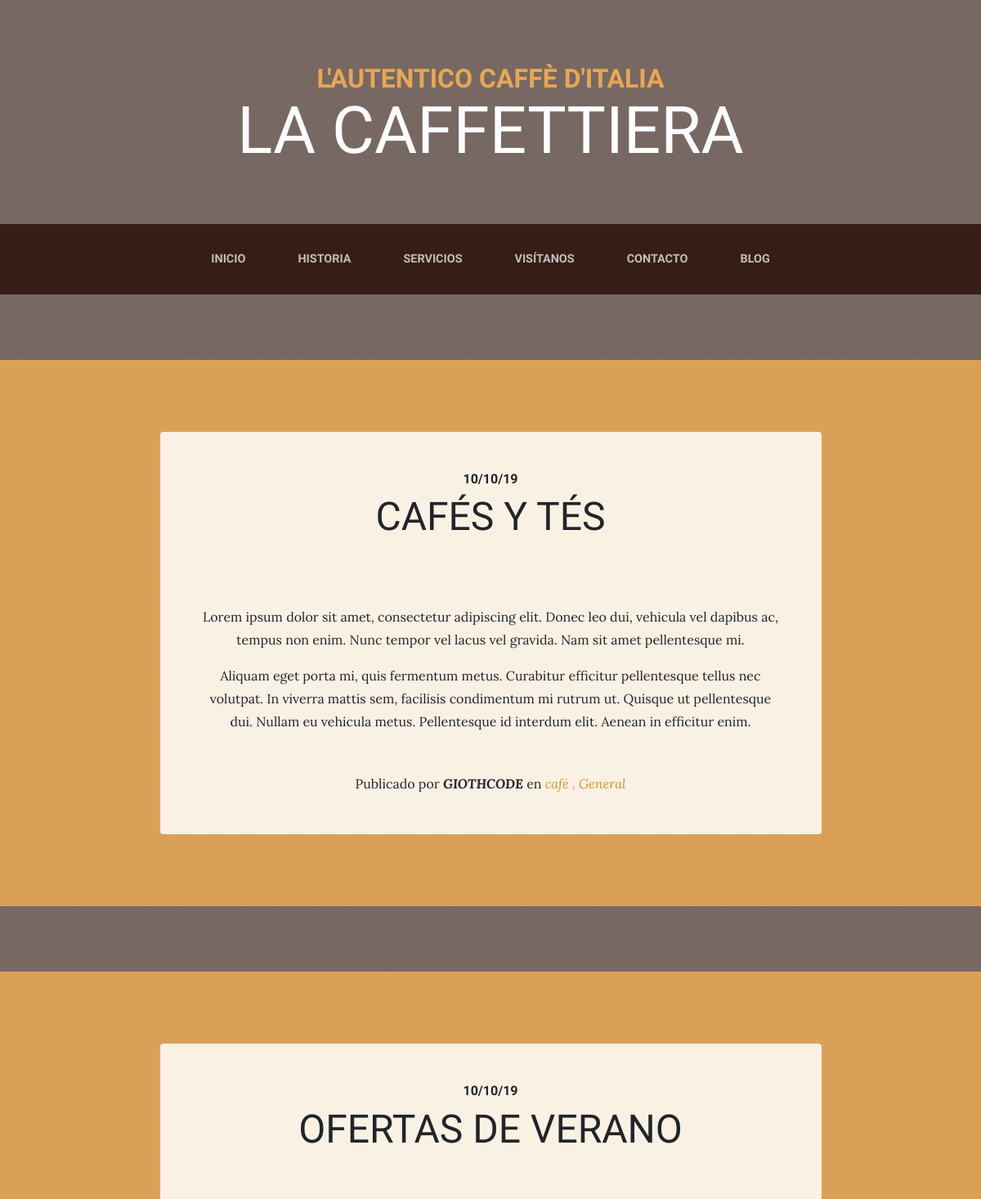
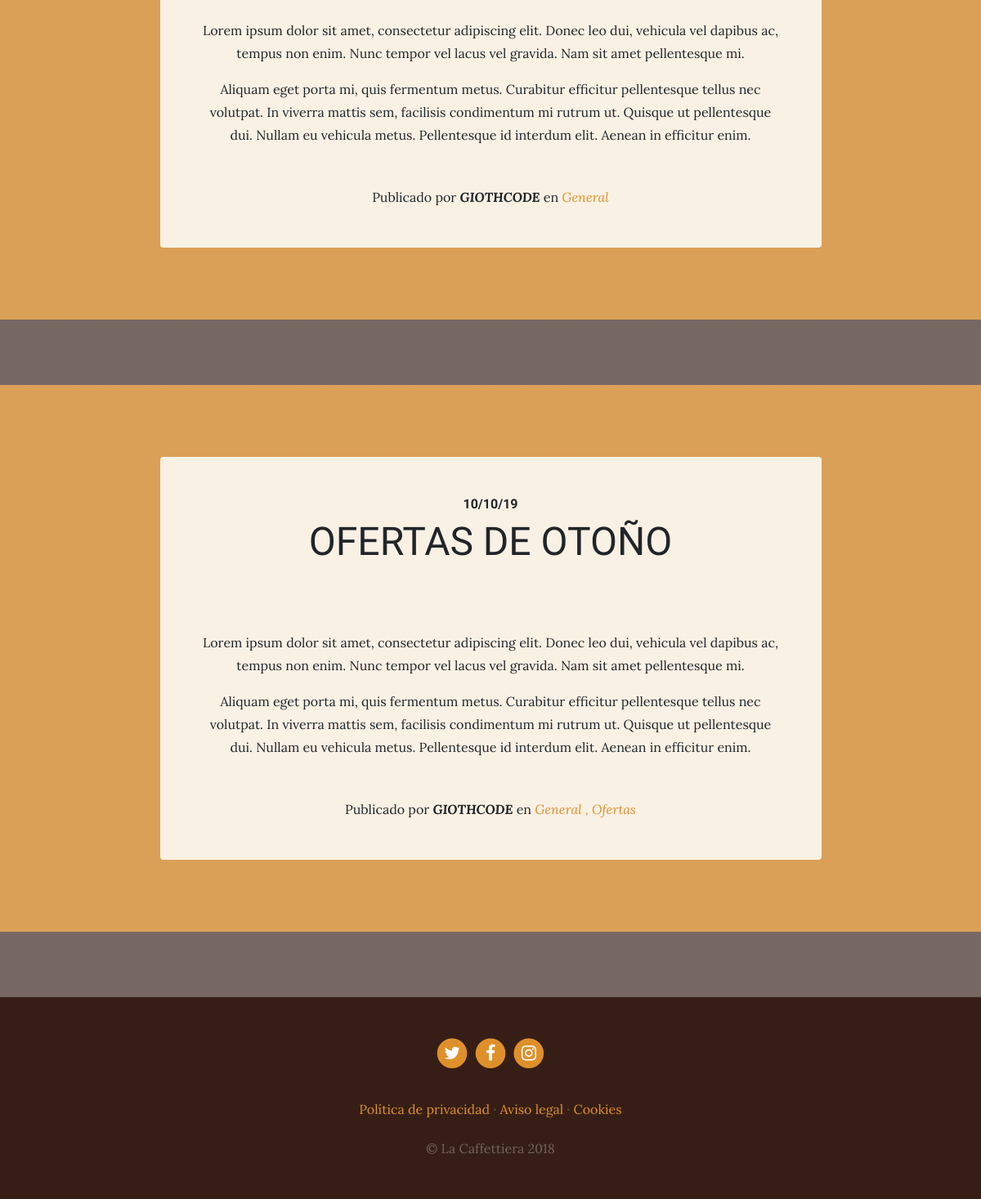
Screenshot of /blog/category/2 with the database file from the repository (2 pictures, top to bottom).
### blog/models.py (models this page shows, shortened)
class Post(models.Model):
    title=models.CharField(max_length=200,verbose_name="Título")
    content=models.TextField(verbose_name="Contenido")
    published=models.DateTimeField(verbose_name="Fecha de publicación",default=timezone.now)
    image=models.ImageField(verbose_name="Imagen",upload_to="blogs",null=True,blank=True)
    author=models.ForeignKey(User,verbose_name="Autor",on_delete = models.CASCADE)
    categories=models.ManyToManyField(Category,verbose_name="Categoria")
    created=models.DateTimeField(auto_now_add=True,verbose_name="Fecha de cración")
    updated=models.DateTimeField(auto_now=True,verbose_name="Fecha de actualización")
    class Meta:
        verbose_name="entrada"
        verbose_name_plural="entradas"
        ordering=['-created']

class Category(models.Model):
    name=models.CharField(max_length=200,verbose_name="Nombre")
    created=models.DateTimeField(auto_now_add=True,verbose_name="Fecha de cración")
    updated=models.DateTimeField(auto_now=True,verbose_name="Fecha de actualización")
    class Meta:
        verbose_name="categoria"
        verbose_name_plural="categorias"
        ordering=['-created']

### blog/views.py (the view)
# urls.py: path('category/<int:category_id>', views.category,name="category"),
def category(request,category_id):
    category=get_object_or_404(Category,id=category_id)
    blogs=Post.objects.filter(categories=category)
    return render(request,'blog/category.html',{'category':category,'blogs':blogs})

### blog/templates/blog/category.html (shortened to what this page needs)
{% extends 'core_app/base.html' %}
{% block content %}
{% load static %}
{% for blog in blogs %}
<section class="page-section cta">
  <div class="container">
    <div class="row">
      <div class="col-xl-9 mx-auto">
        <div class="cta-innerv text-center rounded">
          <h2 class="section-heading mb-5">
            <span class="section-heading-upper">{{blog.published|date:"d/m/y"}}</span>
            <span class="section-heading-lower">{{blog.title}}</span>
          </h2>
          <p class="mb-0 mbt">
            {{blog.content|linebreaks}}
          </p>
          <p class="mb-0 mbt">
            <span class="section-heading-under">Publicado por <em><b>{{blog.author|upper}}</b></em> en
            <em>
            {% for category in blog.categories.all %}
            <a href={% url 'category' category.id %} class="link">{{category.name}} {% if not forloop.last %},{% endif %}</a>
            {% endfor %}
            </em></span>
          </p>
        </div>
      </div>
    </div>
  </div>
</section>
{% endfor %}
{% endblock %}

### core_app/static/core_app/css/business-casual.css (style rules this page uses)
body { font-family: 'Lora'; background: linear-gradient(rgba(47, 23, 15, 0.65), rgba(47, 23, 15, 0.65)), url("../img/bg.jpg"); background-attachment: fixed; background-position: center; background-size: cover; }
h1, h2, h3, h4, h5, h6 { font-family: 'Raleway'; }
p { line-height: 1.75; }
.page-section { margin-top: 5rem; margin-bottom: 5rem; }
.section-heading { text-transform: uppercase; }
.section-heading .section-heading-upper { display: block; font-size: 1rem; font-weight: 800; padding-bottom:.5rem; }
.section-heading .section-heading-lower { display: block; font-size: 3rem; font-weight: 100; }
.cta { padding-top: 5rem; padding-bottom: 5rem; background-color: rgba(230, 167, 86, 0.9); }
.cta .cta-innerv { position: relative; padding: 3rem; margin: 0.5rem; background-color: rgba(255, 255, 255, 0.85); }
.mbt { padding-top: 2rem; }
a.link { color: #df902a; }

### rows the page displays
Post: published "10/10/19", title "CAFÉS Y TÉS", content "Lorem ipsum dolor sit amet, consectetur adipiscing elit. Donec leo dui, vehicula vel dapibus ac, tempus non enim. Nunc tempor vel lacus vel gravida. Nam sit amet pellentesque mi. Aliquam eget porta mi, quis fermentum metus. Curabitur efficitur pellentesque tellus nec volutpat. In viverra mattis sem, facilisis condimentum mi rutrum ut. Quisque ut pellentesque dui. Nullam eu vehicula metus. Pellentesque id interdum elit. Aenean in efficitur enim.", author "GIOTHCODE"
Category: name "café"
Category: name "General"
Post: published "10/10/19", title "OFERTAS DE VERANO", content "Lorem ipsum dolor sit amet, consectetur adipiscing elit. Donec leo dui, vehicula vel dapibus ac, tempus non enim. Nunc tempor vel lacus vel gravida. Nam sit amet pellentesque mi. Aliquam eget porta mi, quis fermentum metus. Curabitur efficitur pellentesque tellus nec volutpat. In viverra mattis sem, facilisis condimentum mi rutrum ut. Quisque ut pellentesque dui. Nullam eu vehicula metus. Pellentesque id interdum elit. Aenean in efficitur enim.", author "GIOTHCODE"
Post: published "10/10/19", title "OFERTAS DE OTOÑO", content "Lorem ipsum dolor sit amet, consectetur adipiscing elit. Donec leo dui, vehicula vel dapibus ac, tempus non enim. Nunc tempor vel lacus vel gravida. Nam sit amet pellentesque mi. Aliquam eget porta mi, quis fermentum metus. Curabitur efficitur pellentesque tellus nec volutpat. In viverra mattis sem, facilisis condimentum mi rutrum ut. Quisque ut pellentesque dui. Nullam eu vehicula metus. Pellentesque id interdum elit. Aenean in efficitur enim.", author "GIOTHCODE"
Category: name "Ofertas"
